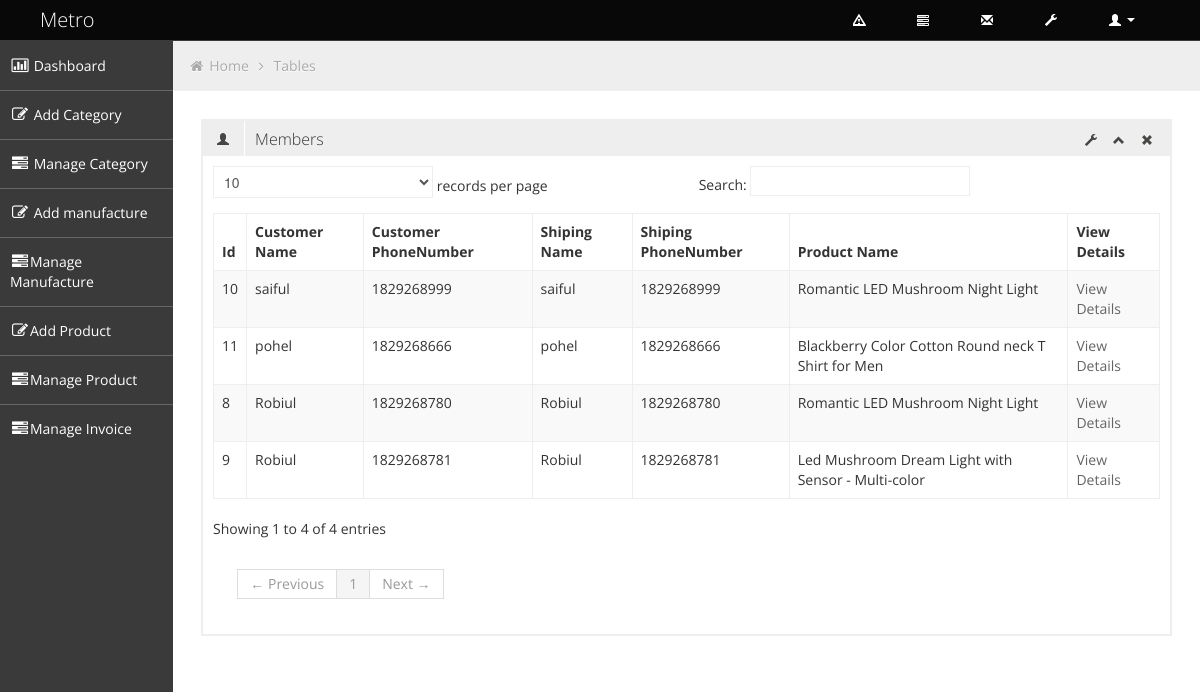
Screenshot of /index.php/invoice/manage_invoice with the database file from the repository.
### tables this page shows
CREATE TABLE `tbl_order` (
  `order_id` int(7) NOT NULL,
  `customer_id` int(5) NOT NULL,
  `shipping_id` int(5) NOT NULL,
  `payment_id` int(5) NOT NULL,
  `order_total` float(10,2) NOT NULL,
  `order_status` varchar(20) NOT NULL DEFAULT 'pending',
  `order_date_time` timestamp NOT NULL DEFAULT CURRENT_TIMESTAMP
);

CREATE TABLE `tbl_order_details` (
  `order_details_id` int(5) NOT NULL,
  `order_id` int(5) NOT NULL,
  `product_id` int(5) NOT NULL,
  `product_name` varchar(200) NOT NULL,
  `product_price` float(10,2) NOT NULL,
  `product_sales_quantity` int(5) NOT NULL
);

CREATE TABLE `tbl_customer` (
  `customer_id` int(11) NOT NULL,
  `customer_first_name` varchar(50) NOT NULL,
  `customer_last_name` varchar(50) NOT NULL,
  `customer_email_address` varchar(50) NOT NULL,
  `customer_password` varchar(30) NOT NULL,
  `customer_phone_number` varchar(50) NOT NULL,
  `customer_address` text NOT NULL
);

CREATE TABLE `tbl_shipping` (
  `shipping_id` int(11) NOT NULL,
  `shipping_first_name` varchar(50) NOT NULL,
  `shipping_last_name` varchar(50) NOT NULL,
  `shipping_email_address` varchar(50) NOT NULL,
  `shipping_password` varchar(30) NOT NULL,
  `shipping_phone_number` varchar(50) NOT NULL,
  `shipping_address` text NOT NULL
);

### application/controllers/Invoice.php (called while the page is built, shortened)
<?php
class Invoice extends CI_Controller {
	public function manage_invoice()
	{
		 $data=array();
		 $data['all_invoice'] = $this->invoice_model->select_all_invoice();
		 $data['admin_main_content'] = $this->load->view('admin/pages/manage_invoice',$data,true);
		 $this->load->view('admin/admin_master',$data);
	}
}

### index.php (called while the page is built, shortened)
<?php
require_once BASEPATH.'core/CodeIgniter.php';

### application/models/Invoice_model.php (called while the page is built, shortened)
<?php
class Invoice_model extends CI_Model {
	public function select_all_invoice()
	{
	return	$this->db->select('*')
				 ->from('tbl_order')
				 ->join('tbl_customer','tbl_customer.customer_id=tbl_order.customer_id')
				 ->join('tbl_shipping','tbl_shipping.shipping_id=tbl_order.shipping_id')
				 ->join('tbl_order_details','tbl_order_details.order_id=tbl_order.order_id')
				 ->get()
				 ->result();
	}
}

### application/views/admin/pages/manage_invoice.php (the view)
<ul class="breadcrumb">
				<li>
					<i class="icon-home"></i>
					<a href="index.html">Home</a>
					<i class="icon-angle-right"></i>
				</li>
				<li><a href="#">Tables</a></li>
			</ul>
			<div class="row-fluid sortable">
				<div class="box span12">
					<div class="box-header" data-original-title>
						<h2><i class="halflings-icon user"></i><span class="break"></span>Members</h2>
						<div class="box-icon">
							<a href="#" class="btn-setting"><i class="halflings-icon wrench"></i></a>
							<a href="#" class="btn-minimize"><i class="halflings-icon chevron-up"></i></a>
							<a href="#" class="btn-close"><i class="halflings-icon remove"></i></a>
						</div>
					</div>
					<div class="box-content">
						<table class="table table-striped table-bordered bootstrap-datatable datatable">
						  <thead>
							  <tr>
								  <th>Id</th>
								  <th>Customer Name</th>
								  <th>Customer PhoneNumber</th>
								  <th>Shiping Name</th>
								  <th>Shiping PhoneNumber</th>
								  <th>Product Name</th>
								  <th>View Details</th>
							  </tr>
						  </thead>
						  <tbody>
						  <?php foreach ($all_invoice as  $v_invoice) {
						 ?>
							<tr>
								<td class="center"><?php echo $v_invoice->order_id; ?></td>
								<td class="center"><?php echo $v_invoice->customer_first_name; ?></td>
								<td class="center"><?php echo $v_invoice->customer_phone_number; ?></td>
								<td class="center"><?php echo $v_invoice->shipping_first_name; ?></td>
								<td class="center"><?php echo $v_invoice->shipping_phone_number; ?></td>
								<td class="center"><?php echo $v_invoice->product_name; ?></td>
								<td class="center"><a href="<?php base_url() ?>invoice/view_invoice/<?php echo $v_invoice->order_id; ?>">View Details</a></td>
							</tr>
							<?php } ?>
						  </tbody>
					  </table>
					</div>
				</div>
			</div>

### admin_asset/css/style.css (style rules this page uses)
body { background: #F5F5F5; color: #333; border: none; font-family: 'Open Sans', sans-serif; font-weight: 400; }
h2 { font-size: 16px; line-height: 16px; }
.breadcrumb { margin: -28px -28px 28px -28px; line-height: 34px; background: #eee; border: 0px; color: #aaa; -webkit-box-shadow: none; -moz-box-shadow: none; box-shadow: none; -webkit-border-radius: 0px; -moz-border-radius: 0px; border-radius: 0px; }
.breadcrumb a { color: #aaa; text-shadow: 0px 1px 1px #fff; }
.box { border: 2px solid #eee; background: #fff !important; margin-bottom: 28px; }
.box-header { height: 16px; font-size: 16px; line-height: 16px; padding: 10px; background: #eee; -webkit-box-shadow: none; -moz-box-shadow: none; box-shadow: none; overflow: hidden; }
.box-header h2 { float:left; margin-top: 0px; font-weight: 300; }
.box-header h2 i { margin: 0px 3px 0px 4px; opacity: .8; filter: alpha(opacity=80); -ms-filter:"progid:DXImageTransform.Microsoft.Alpha(Opacity=80)"; }
.box-header .box-icon { float:right; margin-top: 1px; }
.box-header .box-icon i { -webkit-transition: all 0.1s ease-in-out; -moz-transition: all 0.1s ease-in-out; -o-transition: all 0.1s ease-in-out; -ms-transition: all 0.1s ease-in-out; transition: all 0.1s ease-in-out; opacity: .8; filter: alpha(opacity=80); -ms-filter:"progid:DXImageTransform.Microsoft.Alpha(Opacity=80)"; }
.box-header .box-icon a { margin: 0px 5px; }
.box-content { position: relative; z-index: 50; margin-top: -1px; padding: 10px; background: #fff !important; }
.table th, .table td { border-top: 1px solid #eee; }
.table-bordered { border-color: #eee; -webkit-border-radius: 0px !important; -moz-border-radius: 0px !important; border-radius: 0px !important; }
.table-bordered th, .table-bordered td { border-left: 1px solid #eee; }
.table-bordered thead:first-child tr:first-child > th:first-child, .table-bordered tbody:first-child tr:first-child > td:first-child, .table-bordered tbody:first-child tr:first-child > th:first-child { -webkit-border-radius: 0px !important; -moz-border-radius: 0px !important; border-radius: 0px !important; }
.table-bordered thead:first-child tr:first-child > th:last-child, .table-bordered tbody:first-child tr:first-child > td:last-child, .table-bordered tbody:first-child tr:first-child > th:last-child { -webkit-border-radius: 0px !important; -moz-border-radius: 0px !important; border-radius: 0px !important; }
.table-bordered thead:last-child tr:last-child > th:first-child, .table-bordered tbody:last-child tr:last-child > td:first-child, .table-bordered tbody:last-child tr:last-child > th:first-child, .table-bordered tfoot:last-child tr:last-child > td:first-child, .table-bordered tfoot:last-child tr:last-child > th:first-child { -webkit-border-radius: 0px !important; -moz-border-radius: 0px !important; border-radius: 0px !important; }
.table-bordered thead:last-child tr:last-child > th:last-child, .table-bordered tbody:last-child tr:last-child > td:last-child, .table-bordered tbody:last-child tr:last-child > th:last-child, .table-bordered tfoot:last-child tr:last-child > td:last-child, .table-bordered tfoot:last-child tr:last-child > th:last-child { -webkit-border-radius: 0px !important; -moz-border-radius: 0px !important; border-radius: 0px !important; }

### admin_asset/css/halflings.css (style rules this page uses)
html, html .halflings { -webkit-font-smoothing: antialiased !important; }
.halflings-icon { display: inline-block; width: 14px; height: 14px; line-height: 14px; vertical-align: text-top; background-image: url(../img/glyphicons_halflings.svg); background-position: 0 0; background-repeat: no-repeat; vertical-align: top; *display: inline; *zoom: 1; *margin-right: .3em; }
.halflings-icon.user { background-position: -168px 0; }
.halflings-icon.remove { background-position: -312px 0; }
.halflings-icon.chevron-up { background-position: -288px -120px; }
.halflings-icon.wrench { background-position: -360px -144px; }

### rows the page displays
tbl_order: tbl_order_details.order_id "8", customer.customer_first_name "Robiul", customer.customer_phone_number "1829268780", shipping.shipping_first_name "Robiul", shipping.shipping_phone_number "1829268780", tbl_order_details.product_name "Romantic LED Mushroom Night Light"
tbl_order: tbl_order_details.order_id "9", customer.customer_first_name "Robiul", customer.customer_phone_number "1829268781", shipping.shipping_first_name "Robiul", shipping.shipping_phone_number "1829268781", tbl_order_details.product_name "Led Mushroom Dream Light with Sensor - Multi-color"
tbl_order: tbl_order_details.order_id "10", customer.customer_first_name "saiful", customer.customer_phone_number "1829268999", shipping.shipping_first_name "saiful", shipping.shipping_phone_number "1829268999", tbl_order_details.product_name "Romantic LED Mushroom Night Light"
tbl_order: tbl_order_details.order_id "11", customer.customer_first_name "pohel", customer.customer_phone_number "1829268666", shipping.shipping_first_name "pohel", shipping.shipping_phone_number "1829268666", tbl_order_details.product_name "Blackberry Color Cotton Round neck T Shirt for Men"
